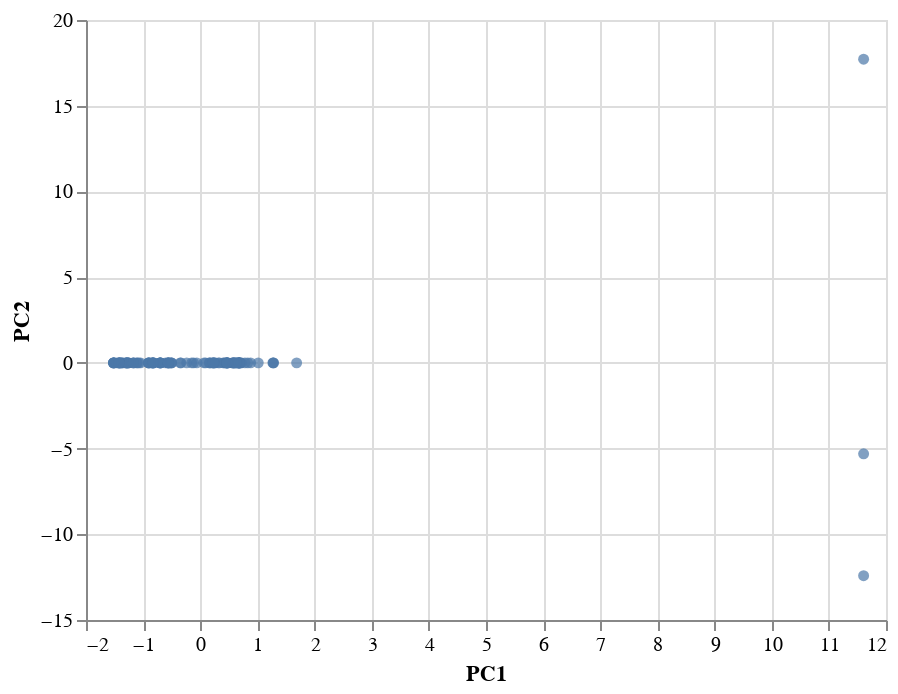

The notebook cell saved with this chart:
### Code cell
# Create a Scatter Plot using altair
alt.Chart(new_crypto_df).mark_circle().encode(
    x='PC1',
    y='PC2',
    tooltip=['CoinName', 'Algorithm', 'TotalCoinsMined', 'MaxSupply']
)

### Figure 1 — Vega-Lite specification as saved in the notebook (floating-point values rounded to 4 significant figures)
{"config": {"view": {"continuousWidth": 400, "continuousHeight": 300}}, "data": {"name": "data-ae53b072c123695663ebed1de9f78801"}, "mark": "circle", "encoding": {"tooltip": [{"type": "nominal", "field": "CoinName"}, {"type": "nominal", "field": "Algorithm"}, {"type": "quantitative", "field": "TotalCoinsMined"}, {"type": "quantitative", "field": "MaxSupply"}], "x": {"type": "quantitative", "field": "PC1"}, "y": {"type": "quantitative", "field": "PC2"}}, "$schema": "https://vega.github.io/schema/vega-lite/v4.8.1.json", "datasets": {"data-ae53b072c123695663ebed1de9f78801": [{"Algorithm": "Scrypt", "ProofType": "PoW/PoS", "TotalCoinsMined": 3380000.0, "MaxSupply": -1, "CoinName": "NovaCoin", "target": 0, "PC1": 0.224, "PC2": -3.063e-15, "PC3": 2.485e-14}, {"Algorithm": "PoS", "ProofType": "PoS", "TotalCoinsMined": 6163000000.0, "MaxSupply": 0, "CoinName": "NuShares", "target": 0, "PC1": 0.5586, "PC2": -5.575e-16, "PC3": 3.923e-14}, {"Algorithm": "Scrypt", "ProofType": "PoW", "TotalCoinsMined": 82910000.0, "MaxSupply": -1, "CoinName": "MonaCoin", "target": 0, "PC1": -0.5617, "PC2": 5.349e-15, "PC3": -1.608e-14}, {"Algorithm": "X13", "ProofType": "PoW/PoS", "TotalCoinsMined": 185400.0, "MaxSupply": 0, "CoinName": "Triangles Coin", "target": 0, "PC1": 0.4192, "PC2": -4.71e-15, "PC3": 2.303e-14}, {"Algorithm": "Scrypt", "ProofType": "PoC", "TotalCoinsMined": 2147483647, "MaxSupply": -1, "CoinName": "SafeExchangeCoin", "target": 0, "PC1": 0.1604, "PC2": -3.467e-15, "PC3": 2.379e-14}, {"Algorithm": "Scrypt", "ProofType": "PoW", "TotalCoinsMined": 872830, "MaxSupply": 0, "CoinName": "CometCoin", "target": 0, "PC1": -0.6061, "PC2": 7.418e-15, "PC3": -2.085e-14}, {"Algorithm": "X11", "ProofType": "TPoS", "TotalCoinsMined": 123200000.0, "MaxSupply": -1, "CoinName": "Stakenet", "target": 0, "PC1": 0.4914, "PC2": -8.726e-15, "PC3": 4.525e-14}, {"Algorithm": "Scrypt", "ProofType": "PoW/PoS", "TotalCoinsMined": 1000000000, "MaxSupply": -1, "CoinName": "OpenChat", "target": 0, "PC1": 0.3192, "PC2": -2.744e-15, "PC3": 2.88e-14}, {"Algorithm": "RandomX", "ProofType": "PoW", "TotalCoinsMined": 74760000.0, "MaxSupply": 105000000, "CoinName": "Quantum Resistant Ledger", "target": 0, "PC1": -1.348, "PC2": 1.265e-15, "PC3": -4.477e-14}, {"Algorithm": "Dagger", "ProofType": "PoA", "TotalCoinsMined": 780254052, "MaxSupply": -1, "CoinName": "Amber", "target": 0, "PC1": 0.881, "PC2": 4.179e-15, "PC3": 5.026e-14}, {"Algorithm": "Equihash", "ProofType": "PoW", "TotalCoinsMined": 10110000000.0, "MaxSupply": 21000000000, "CoinName": "BitcoinZ", "target": 0, "PC1": -1.293, "PC2": 3.889e-15, "PC3": -6.079e-14}, {"Algorithm": "X11", "ProofType": "PoW", "TotalCoinsMined": 188400000.0, "MaxSupply": -1, "CoinName": "Pura", "target": 0, "PC1": -0.3396, "PC2": 1.508e-15, "PC3": 9.45e-16}, {"Algorithm": "Equihash", "ProofType": "PoW", "TotalCoinsMined": 3819000.0, "MaxSupply": 22873588, "CoinName": "Bitcoin Private", "target": 0, "PC1": -1.253, "PC2": -3.965e-15, "PC3": -6.674e-14}, {"Algorithm": "Ethash", "ProofType": "PoW", "TotalCoinsMined": 3023000000.0, "MaxSupply": 6500000000, "CoinName": "Callisto Network", "target": 0, "PC1": -1.1, "PC2": 4.334e-15, "PC3": -5.457e-14}, {"Algorithm": "IMesh", "ProofType": "PoW", "TotalCoinsMined": 25000000, "MaxSupply": 0, "CoinName": "Aidos Kuneen", "target": 0, "PC1": -0.5332, "PC2": -5.597e-16, "PC3": -2.292e-14}, {"Algorithm": "SHA-512", "ProofType": "Zero-Knowledge Proof", "TotalCoinsMined": 1000000000, "MaxSupply": -1, "CoinName": "Kcash", "target": 0, "PC1": 0.6773, "PC2": -1.73e-15, "PC3": 4.297e-14}, {"Algorithm": "Dagger", "ProofType": " PoW/PoS/PoA", "TotalCoinsMined": 62319462900, "MaxSupply": 70000000000, "CoinName": "DAPS Coin", "target": 0, "PC1": 1.686, "PC2": -3.29e-15, "PC3": 6.576e-14}, {"Algorithm": "SPoS", "ProofType": "SPoS", "TotalCoinsMined": 5921004022, "MaxSupply": -1, "CoinName": "V Systems", "target": 0, "PC1": 0.5748, "PC2": -1.471e-14, "PC3": 3.357e-14}, {"Algorithm": "CryptoNight", "ProofType": "PoW", "TotalCoinsMined": 1400222610, "MaxSupply": -1, "CoinName": "Beldex", "target": 0, "PC1": -0.8247, "PC2": 4.669e-15, "PC3": -3.296e-14}, {"Algorithm": "X16RT", "ProofType": "PoW/PoS", "TotalCoinsMined": 117400000.0, "MaxSupply": 300000000, "CoinName": "VEIL", "target": 0, "PC1": 0.7815, "PC2": -6.044e-15, "PC3": 4.723e-14}, {"Algorithm": "C31", "ProofType": "PoW", "TotalCoinsMined": 10770000.0, "MaxSupply": 20000000, "CoinName": "MimbleWimbleCoin", "target": 0, "PC1": -1.297, "PC2": -5.513e-15, "PC3": -6.96e-14}, {"Algorithm": "X16R", "ProofType": "PoW", "TotalCoinsMined": 9068445000, "MaxSupply": 21000000000, "CoinName": "Ravencoin Classic", "target": 0, "PC1": -1.385, "PC2": -3.246e-16, "PC3": -6.369e-14}, {"Algorithm": "ECC 256K1", "ProofType": "DPOS", "TotalCoinsMined": 1000000000, "MaxSupply": -1, "CoinName": "Acute Angle Cloud", "target": 0, "PC1": 0.5914, "PC2": 1.235e-16, "PC3": 4.413e-14}, {"Algorithm": "Scrypt", "ProofType": "PoW", "TotalCoinsMined": 100000000, "MaxSupply": -1, "CoinName": "Primas", "target": 0, "PC1": -0.5617, "PC2": 9.655e-15, "PC3": -1.313e-14}, {"Algorithm": "Scrypt", "ProofType": "PoW/PoS", "TotalCoinsMined": 19460000.0, "MaxSupply": 21000000, "CoinName": "Auroracoin", "target": 0, "PC1": -0.1505, "PC2": -1.367e-15, "PC3": -2.052e-15}, {"Algorithm": "HEX", "ProofType": "PoW/PoS", "TotalCoinsMined": 8830765, "MaxSupply": 0, "CoinName": "XDNA", "target": 0, "PC1": 0.4004, "PC2": -3.19e-15, "PC3": 2.611e-14}, {"Algorithm": "SHA-256", "ProofType": "PoW", "TotalCoinsMined": 1000000000000.0, "MaxSupply": 1000000000000.0, "CoinName": "Wibcoin", "target": 0, "PC1": -1.412, "PC2": 1.173e-14, "PC3": -7.643e-14}, {"Algorithm": "POS 3.0", "ProofType": "PoS", "TotalCoinsMined": 21880393, "MaxSupply": 25000000, "CoinName": "TokenPay", "target": 0, "PC1": 1.28, "PC2": -1.707e-14, "PC3": 8.76e-14}, {"Algorithm": "CryptoNight-Heavy", "ProofType": "PoW", "TotalCoinsMined": 15240000.0, "MaxSupply": -1, "CoinName": "Haven Protocol", "target": 0, "PC1": -0.7045, "PC2": 1.814e-15, "PC3": -2.341e-14}, {"Algorithm": "Ethash", "ProofType": "PoW", "TotalCoinsMined": 227600000.0, "MaxSupply": -1, "CoinName": "EtherZero", "target": 0, "PC1": -0.6922, "PC2": -1.759e-17, "PC3": -1.937e-14}, {"Algorithm": "Quark", "ProofType": "PoW/PoS", "TotalCoinsMined": 273900000.0, "MaxSupply": -1, "CoinName": "QuarkCoin", "target": 0, "PC1": 0.4703, "PC2": -4.964e-15, "PC3": 3.776e-14}, {"Algorithm": "CryptoNight-Lite", "ProofType": "PoW", "TotalCoinsMined": 17940000.0, "MaxSupply": -1, "CoinName": "AEON", "target": 0, "PC1": -0.7045, "PC2": 2.122e-15, "PC3": -2.501e-14}, {"Algorithm": "Equihash", "ProofType": "mPoW", "TotalCoinsMined": 38361740, "MaxSupply": 84096000, "CoinName": "TENT", "target": 0, "PC1": -0.502, "PC2": 3.153e-15, "PC3": -2.036e-14}, {"Algorithm": "DPoS", "ProofType": "DPoS", "TotalCoinsMined": 1122000000.0, "MaxSupply": -1, "CoinName": "Oxycoin", "target": 0, "PC1": 0.6801, "PC2": -4.142e-15, "PC3": 4.838e-14}, {"Algorithm": "PoS", "ProofType": "PoS", "TotalCoinsMined": 1000000000, "MaxSupply": -1, "CoinName": "Anchor Protocol", "target": 0, "PC1": 0.6043, "PC2": -3.016e-15, "PC3": 4.362e-14}, {"Algorithm": "SHA-256", "ProofType": "PoW", "TotalCoinsMined": 64470000.0, "MaxSupply": 66000000, "CoinName": "Arweave", "target": 0, "PC1": -1.412, "PC2": 1.304e-14, "PC3": -7.581e-14}, {"Algorithm": "SPL Token", "ProofType": "PoH", "TotalCoinsMined": 75000000, "MaxSupply": 10000000000, "CoinName": "MAPS", "target": 1, "PC1": 11.61, "PC2": -12.41, "PC3": -13.29}, {"Algorithm": "Equihash", "ProofType": "dPoW", "TotalCoinsMined": 186300000.0, "MaxSupply": 200000000, "CoinName": "Pirate Chain", "target": 0, "PC1": -0.506, "PC2": 5.176e-15, "PC3": -3.705e-14}, {"Algorithm": "Equihash", "ProofType": "PoW", "TotalCoinsMined": 30886000, "MaxSupply": 0, "CoinName": "Bithereum", "target": 0, "PC1": -0.8396, "PC2": 2.823e-15, "PC3": -3.444e-14}, {"Algorithm": "Ethash", "ProofType": "PoW/PoS", "TotalCoinsMined": 8553000000.0, "MaxSupply": -1, "CoinName": "BeforeCoinMarketCap", "target": 0, "PC1": 0.09352, "PC2": -4.093e-15, "PC3": 2.051e-14}, {"Algorithm": "Equihash", "ProofType": "PoW/PoS", "TotalCoinsMined": 440000000, "MaxSupply": 210000000, "CoinName": "Zelcash", "target": 0, "PC1": -0.2376, "PC2": -2.871e-15, "PC3": -1.061e-14}, {"Algorithm": "SHA-256", "ProofType": "PoW", "TotalCoinsMined": 2009.0, "MaxSupply": 21000000, "CoinName": "Smart Bitcoin", "target": 0, "PC1": -1.276, "PC2": 4.022e-15, "PC3": -5.999e-14}, {"Algorithm": "Scrypt", "ProofType": "Auxpow", "TotalCoinsMined": 99864212, "MaxSupply": 107364500, "CoinName": "Canada eCoin", "target": 0, "PC1": 0.1809, "PC2": -8.798e-15, "PC3": 1.514e-14}, {"Algorithm": "Eaglesong", "ProofType": "PoW", "TotalCoinsMined": 33490000000.0, "MaxSupply": -1, "CoinName": "Nervos Network", "target": 0, "PC1": -0.7045, "PC2": 1.308e-14, "PC3": -2.066e-14}, {"Algorithm": "Blake2B + SHA3", "ProofType": "PoW", "TotalCoinsMined": 415500000.0, "MaxSupply": 2040000000, "CoinName": "Handshake", "target": 0, "PC1": -1.516, "PC2": 1.492e-14, "PC3": -9.897e-14}, {"Algorithm": "SHA-256", "ProofType": "PoW", "TotalCoinsMined": 21000000, "MaxSupply": 21000000, "CoinName": "UnitedBitcoin", "target": 0, "PC1": -1.276, "PC2": 5.689e-15, "PC3": -6.451e-14}, {"Algorithm": "IMesh", "ProofType": "DPoS+dBFT", "TotalCoinsMined": 763600000.0, "MaxSupply": 1000000000, "CoinName": "INT", "target": 0, "PC1": 0.4358, "PC2": -4.137e-15, "PC3": 1.347e-14}, {"Algorithm": "Scrypt", "ProofType": "PoST", "TotalCoinsMined": 33960000.0, "MaxSupply": -1, "CoinName": "VeriCoin", "target": 0, "PC1": 0.1604, "PC2": 7.541e-16, "PC3": 2.456e-14}, {"Algorithm": "SHA-256", "ProofType": "PoW/PoS", "TotalCoinsMined": 47970000.0, "MaxSupply": -1, "CoinName": "Emercoin", "target": 0, "PC1": -0.116, "PC2": 1.666e-15, "PC3": 4.841e-15}, {"Algorithm": "Scrypt", "ProofType": "PoW", "TotalCoinsMined": 139500000.0, "MaxSupply": 160000000, "CoinName": "Flo", "target": 0, "PC1": -0.9053, "PC2": 5.195e-15, "PC3": -4.137e-14}, {"Algorithm": "Scrypt", "ProofType": "PoW/PoS", "TotalCoinsMined": 226600000.0, "MaxSupply": 420000000, "CoinName": "PotCoin", "target": 0, "PC1": 0.2657, "PC2": -3.893e-16, "PC3": 1.916e-14}, {"Algorithm": "Multiple", "ProofType": "PoW", "TotalCoinsMined": 1773000000.0, "MaxSupply": -1, "CoinName": "Circuits of Value", "target": 0, "PC1": -0.8772, "PC2": 2.713e-15, "PC3": -2.655e-14}, {"Algorithm": "Scrypt", "ProofType": "PoW", "TotalCoinsMined": 23170000.0, "MaxSupply": -1, "CoinName": "ViaCoin", "target": 0, "PC1": -0.5617, "PC2": -3.278e-15, "PC3": -1.454e-14}, {"Algorithm": "TRC-10", "ProofType": "DPoS", "TotalCoinsMined": 990000000000.0, "MaxSupply": -1, "CoinName": "BitTorrent", "target": 0, "PC1": 0.6641, "PC2": -1.565e-14, "PC3": 4.25e-14}, {"Algorithm": "Autolykos", "ProofType": "PoW", "TotalCoinsMined": 42393669, "MaxSupply": 97740000.0, "CoinName": "Ergo", "target": 0, "PC1": -1.516, "PC2": 1.309e-14, "PC3": -7.639e-14}, {"Algorithm": "X16R", "ProofType": "PoW", "TotalCoinsMined": 108740870, "MaxSupply": 210000000, "CoinName": "Genix", "target": 0, "PC1": -1.116, "PC2": 2.855e-15, "PC3": -5.61e-14}, {"Algorithm": "Equihash", "ProofType": "PoW", "TotalCoinsMined": 69530000.0, "MaxSupply": 262800000, "CoinName": "Beam", "target": 0, "PC1": -1.253, "PC2": 8.683e-15, "PC3": -6.043e-14}, {"Algorithm": "NeoScrypt", "ProofType": "PoW", "TotalCoinsMined": 248900000.0, "MaxSupply": 336000000, "CoinName": "FeatherCoin", "target": 0, "PC1": -1.516, "PC2": 3.899e-15, "PC3": -7.993e-14}, {"Algorithm": "Lyra2REv2", "ProofType": "PoW", "TotalCoinsMined": 61580000.0, "MaxSupply": 84000000, "CoinName": "Vertcoin", "target": 0, "PC1": -1.075, "PC2": 3.504e-15, "PC3": -4.621e-14}, {"Algorithm": "Multiple", "ProofType": "PoW", "TotalCoinsMined": 16480000000.0, "MaxSupply": 16555000000, "CoinName": "Verge", "target": 0, "PC1": -1.375, "PC2": 1.02e-14, "PC3": -5.373e-14}, {"Algorithm": "DPoS", "ProofType": "PoS", "TotalCoinsMined": 184100000.0, "MaxSupply": -1, "CoinName": "Rise", "target": 0, "PC1": 0.7147, "PC2": -6.308e-17, "PC3": 5.698e-14}, {"Algorithm": "Proof-of-Authority", "ProofType": "PoA", "TotalCoinsMined": 291200000.0, "MaxSupply": -1, "CoinName": "Poa Network", "target": 0, "PC1": 0.6785, "PC2": -3.03e-15, "PC3": 5.917e-14}, {"Algorithm": "X13", "ProofType": "PoW/PoS", "TotalCoinsMined": 71510000.0, "MaxSupply": -1, "CoinName": "NavCoin", "target": 0, "PC1": 0.4635, "PC2": -6.168e-15, "PC3": 3.429e-14}, {"Algorithm": "Equihash", "ProofType": "PoW", "TotalCoinsMined": 11520000.0, "MaxSupply": 21000000, "CoinName": "ZCash", "target": 0, "PC1": -1.17, "PC2": 3.585e-15, "PC3": -5.53e-14}, {"Algorithm": "Scrypt", "ProofType": "PoW/PoS", "TotalCoinsMined": 938779430, "MaxSupply": 1000000000, "CoinName": "WhiteCoin", "target": 0, "PC1": 0.336, "PC2": -2.193e-15, "PC3": 2.654e-14}, {"Algorithm": "Leased POS", "ProofType": "LPoS", "TotalCoinsMined": 106046626, "MaxSupply": -1, "CoinName": "Waves", "target": 0, "PC1": 0.5748, "PC2": -9.715e-15, "PC3": 4.187e-14}, {"Algorithm": "VeChainThor Authority", "ProofType": "Proof of Authority", "TotalCoinsMined": 85985041177, "MaxSupply": 86712634466, "CoinName": "VeChain", "target": 2, "PC1": 11.61, "PC2": 17.72, "PC3": -4.105}, {"Algorithm": "Dagger-Hashimoto", "ProofType": "PoW", "TotalCoinsMined": 51070000.0, "MaxSupply": -1, "CoinName": "Ubiq", "target": 0, "PC1": -0.7045, "PC2": 9.04e-15, "PC3": -1.857e-14}, {"Algorithm": "SHA-256", "ProofType": "PoW", "TotalCoinsMined": 618200000.0, "MaxSupply": 888000000, "CoinName": "SysCoin", "target": 0, "PC1": -1.412, "PC2": 1.235e-14, "PC3": -7.272e-14}, {"Algorithm": "X13", "ProofType": "PoS", "TotalCoinsMined": 134883278, "MaxSupply": -1, "CoinName": "Stratis", "target": 0, "PC1": 0.6307, "PC2": -6.146e-15, "PC3": 4.705e-14}, {"Algorithm": "PoS", "ProofType": "PoW", "TotalCoinsMined": 387100000.0, "MaxSupply": -1, "CoinName": "Steem", "target": 0, "PC1": -0.35, "PC2": 3.485e-15, "PC3": -3.918e-15}, {"Algorithm": "KECCAK", "ProofType": "PoW", "TotalCoinsMined": 2714000000.0, "MaxSupply": 5000000000, "CoinName": "SmartCash", "target": 0, "PC1": -1.516, "PC2": 5.371e-15, "PC3": -7.776e-14}, {"Algorithm": "X11GOST", "ProofType": "PoW", "TotalCoinsMined": 19380000.0, "MaxSupply": 21000000, "CoinName": "SibCoin", "target": 0, "PC1": -1.263, "PC2": 7.713e-16, "PC3": -6.214e-14}, {"Algorithm": "Blake2b", "ProofType": "PoW", "TotalCoinsMined": 48657262992, "MaxSupply": -1, "CoinName": "Siacoin", "target": 0, "PC1": -0.8247, "PC2": -3.276e-15, "PC3": -3.23e-14}, {"Algorithm": "DPoS", "ProofType": "DPoS", "TotalCoinsMined": 14838303, "MaxSupply": -1, "CoinName": "Shift", "target": 0, "PC1": 0.6801, "PC2": 3.478e-15, "PC3": 5.083e-14}, {"Algorithm": "Scrypt", "ProofType": "PoW/PoS", "TotalCoinsMined": 1034000.0, "MaxSupply": -1, "CoinName": "SaluS", "target": 0, "PC1": 0.224, "PC2": -6.285e-15, "PC3": 2.291e-14}, {"Algorithm": "POS 3.0", "ProofType": "PoS", "TotalCoinsMined": 103693426, "MaxSupply": 107800000.0, "CoinName": "QTUM", "target": 0, "PC1": 1.28, "PC2": -1.387e-14, "PC3": 8.668e-14}, {"Algorithm": "Quark", "ProofType": "PoW/PoS", "TotalCoinsMined": 66930000.0, "MaxSupply": -1, "CoinName": "Private Instant Verified Transaction", "target": 0, "PC1": 0.4703, "PC2": -9.335e-15, "PC3": 3.717e-14}, {"Algorithm": "VBFT", "ProofType": "PoS", "TotalCoinsMined": 1000000000, "MaxSupply": -1, "CoinName": "Ontology", "target": 0, "PC1": 0.6804, "PC2": -9.288e-15, "PC3": 4.613e-14}, {"Algorithm": "PoS", "ProofType": "PoS/LPoS", "TotalCoinsMined": 999000000.0, "MaxSupply": 1000000000, "CoinName": "Nxt", "target": 0, "PC1": 0.6428, "PC2": -5.017e-16, "PC3": 3.64e-14}, {"Algorithm": "SHA3", "ProofType": "PoW/nPoS", "TotalCoinsMined": 71430000.0, "MaxSupply": 78000000, "CoinName": "Nexus", "target": 3, "PC1": 11.61, "PC2": -5.302, "PC3": 17.39}, {"Algorithm": "Blake2b", "ProofType": "PoW", "TotalCoinsMined": 133248290, "MaxSupply": 133248290, "CoinName": "Nano", "target": 0, "PC1": -1.297, "PC2": -9.106e-16, "PC3": -6.072e-14}, {"Algorithm": "SHA-256", "ProofType": "PoW", "TotalCoinsMined": 17680875, "MaxSupply": -1, "CoinName": "Namecoin", "target": 0, "PC1": -0.9017, "PC2": 2.118e-15, "PC3": -3.32e-14}, {"Algorithm": "RandomX", "ProofType": "PoW", "TotalCoinsMined": 17980000.0, "MaxSupply": -1, "CoinName": "Monero", "target": 0, "PC1": -0.8347, "PC2": 3.615e-15, "PC3": -2.713e-14}, {"Algorithm": "Scrypt", "ProofType": "PoW", "TotalCoinsMined": 39640000.0, "MaxSupply": 42000000, "CoinName": "MegaCoin", "target": 0, "PC1": -0.9053, "PC2": 4.658e-15, "PC3": -3.997e-14}, {"Algorithm": "Scrypt", "ProofType": "PoW", "TotalCoinsMined": 68430000.0, "MaxSupply": 84000000, "CoinName": "Litecoin", "target": 0, "PC1": -0.8105, "PC2": 2.178e-15, "PC3": -3.572e-14}, {"Algorithm": "DPoS", "ProofType": "DPoS", "TotalCoinsMined": 144819794, "MaxSupply": -1, "CoinName": "Lisk", "target": 0, "PC1": 0.6801, "PC2": 3.716e-15, "PC3": 5.076e-14}, {"Algorithm": "Equihash", "ProofType": "dPoW/PoW", "TotalCoinsMined": 129500000.0, "MaxSupply": 200000000, "CoinName": "Komodo", "target": 0, "PC1": -0.506, "PC2": -1.94e-15, "PC3": -3.03e-14}, {"Algorithm": "X11", "ProofType": "PoW/PoS", "TotalCoinsMined": 19080000.0, "MaxSupply": 22000000, "CoinName": "IOCoin", "target": 0, "PC1": 0.5967, "PC2": -4.769e-15, "PC3": 3.788e-14}, {"Algorithm": "Loopchain", "ProofType": "PoS", "TotalCoinsMined": 902700000.0, "MaxSupply": -1, "CoinName": "ICON Project", "target": 0, "PC1": 0.7156, "PC2": -1.005e-14, "PC3": 5.094e-14}, {"Algorithm": "BLAKE256", "ProofType": "PoW/PoS", "TotalCoinsMined": 45070000.0, "MaxSupply": 84000000, "CoinName": "HyperCash", "target": 0, "PC1": 0.06494, "PC2": 4.677e-15, "PC3": 9.021e-15}, {"Algorithm": "Equihash", "ProofType": "PoW", "TotalCoinsMined": 11470000.0, "MaxSupply": 21000000, "CoinName": "Horizen", "target": 0, "PC1": -1.17, "PC2": 1.972e-15, "PC3": -5.592e-14}, {"Algorithm": "Scrypt", "ProofType": "PoW", "TotalCoinsMined": 540300000.0, "MaxSupply": 1680000000, "CoinName": "Gulden", "target": 0, "PC1": -0.9053, "PC2": 5.135e-15, "PC3": -3.95e-14}, {"Algorithm": "Groestl", "ProofType": "PoW", "TotalCoinsMined": 78290000.0, "MaxSupply": 105000000, "CoinName": "Groestlcoin", "target": 0, "PC1": -1.469, "PC2": 6.082e-15, "PC3": -4.005e-14}, {"Algorithm": "MTP", "ProofType": "PoW", "TotalCoinsMined": 12250000.0, "MaxSupply": 21400000, "CoinName": "Firo", "target": 0, "PC1": -1.516, "PC2": 4.167e-15, "PC3": -7.705e-14}, {"Algorithm": "Ethash", "ProofType": "PoW", "TotalCoinsMined": 34700000.0, "MaxSupply": 100000000, "CoinName": "Expanse", "target": 0, "PC1": -0.8353, "PC2": 3.49e-15, "PC3": -3.472e-14}, {"Algorithm": "Ethash", "ProofType": "PoW", "TotalCoinsMined": 117300000.0, "MaxSupply": -1, "CoinName": "Ethereum", "target": 0, "PC1": -0.6922, "PC2": -3.69e-16, "PC3": -2.188e-14}, {"Algorithm": "DPoS", "ProofType": "DPoS", "TotalCoinsMined": 1033000000.0, "MaxSupply": -1, "CoinName": "EOS", "target": 0, "PC1": 0.6801, "PC2": 3.375e-15, "PC3": 5.173e-14}, {"Algorithm": "Scrypt", "ProofType": "PoW", "TotalCoinsMined": 222000000.0, "MaxSupply": -1, "CoinName": "Einsteinium", "target": 0, "PC1": -0.5617, "PC2": 1.968e-15, "PC3": -1.367e-14}, {"Algorithm": "Scrypt", "ProofType": "PoW", "TotalCoinsMined": 131000000000.0, "MaxSupply": -1, "CoinName": "Dogecoin", "target": 0, "PC1": -0.5617, "PC2": 2.692e-15, "PC3": -1.419e-14}, {"Algorithm": "BMW512 / Echo512", "ProofType": "PoW/PoS", "TotalCoinsMined": 8056000000.0, "MaxSupply": -1, "CoinName": "DigitalNote", "target": 0, "PC1": 0.4665, "PC2": -1.186e-14, "PC3": 3.901e-14}, {"Algorithm": "Multiple", "ProofType": "PoW", "TotalCoinsMined": 14630000000.0, "MaxSupply": 21000000000, "CoinName": "DigiByte", "target": 0, "PC1": -1.375, "PC2": 5.551e-15, "PC3": -5.678e-14}, {"Algorithm": "BLAKE256", "ProofType": "PoW/PoS", "TotalCoinsMined": 13270000.0, "MaxSupply": 21000000, "CoinName": "Decred", "target": 0, "PC1": -0.06083, "PC2": 5.689e-15, "PC3": -5.79e-16}, {"Algorithm": "X11", "ProofType": "PoW/PoSe", "TotalCoinsMined": 10320000.0, "MaxSupply": 18900000, "CoinName": "Dash", "target": 0, "PC1": 0.8304, "PC2": -1.078e-14, "PC3": 4.288e-14}, {"Algorithm": "X13", "ProofType": "PoW/PoS", "TotalCoinsMined": 5693000.0, "MaxSupply": -1, "CoinName": "CloakCoin", "target": 0, "PC1": 0.4635, "PC2": -6.942e-15, "PC3": 3.466e-14}, {"Algorithm": "Ouroboros", "ProofType": "PoS", "TotalCoinsMined": 32340000000.0, "MaxSupply": 45000000000, "CoinName": "Cardano", "target": 0, "PC1": 1.27, "PC2": -1.621e-14, "PC3": 7.497e-14}, {"Algorithm": "Tensority", "ProofType": "PoW", "TotalCoinsMined": 1700000000.0, "MaxSupply": 210000000, "CoinName": "Bytom", "target": 0, "PC1": -1.044, "PC2": 2.435e-15, "PC3": -4.697e-14}, {"Algorithm": "CryptoNight", "ProofType": "PoW", "TotalCoinsMined": 184500000000.0, "MaxSupply": 184470000000, "CoinName": "ByteCoin", "target": 0, "PC1": -1.297, "PC2": -1.672e-14, "PC3": -6.603e-14}, {"Algorithm": "Quark", "ProofType": "PoW/PoS", "TotalCoinsMined": 7996000.0, "MaxSupply": -1, "CoinName": "BlockNet", "target": 0, "PC1": 0.4703, "PC2": -9.463e-15, "PC3": 3.754e-14}, {"Algorithm": "Scrypt", "ProofType": "PoS", "TotalCoinsMined": 60870000.0, "MaxSupply": 100000000, "CoinName": "BlackCoin", "target": 0, "PC1": 0.248, "PC2": -3.539e-15, "PC3": 2.352e-14}, {"Algorithm": "SHA-512", "ProofType": "DPoS", "TotalCoinsMined": 2994000000.0, "MaxSupply": 3600570502, "CoinName": "Bitshares", "target": 0, "PC1": 1.014, "PC2": 5.896e-16, "PC3": 5.691e-14}, {"Algorithm": "SHA-256", "ProofType": "PoW", "TotalCoinsMined": 18830000.0, "MaxSupply": 21000000.0, "CoinName": "Bitcoin SV", "target": 0, "PC1": -1.424, "PC2": 5.4e-15, "PC3": -7.454e-14}, {"Algorithm": "Equihash", "ProofType": "PoW", "TotalCoinsMined": 18820000.0, "MaxSupply": 21000000, "CoinName": "Bitcoin Gold", "target": 0, "PC1": -1.17, "PC2": 2.507e-15, "PC3": -5.304e-14}, {"Algorithm": "X13", "ProofType": "PoW/PoS", "TotalCoinsMined": 201122625, "MaxSupply": 210000000, "CoinName": "Bitcoin Diamond", "target": 0, "PC1": 0.2355, "PC2": -8.281e-15, "PC3": 1.522e-14}, {"Algorithm": "SHA-256", "ProofType": "PoW", "TotalCoinsMined": 18830000.0, "MaxSupply": 21000000.0, "CoinName": "Bitcoin Cash", "target": 0, "PC1": -1.424, "PC2": 5.016e-15, "PC3": -7.432e-14}, {"Algorithm": "SHA-256", "ProofType": "PoW", "TotalCoinsMined": 18802750, "MaxSupply": 21000000.0, "CoinName": "Bitcoin", "target": 0, "PC1": -1.424, "PC2": 4.155e-15, "PC3": -7.484e-14}, {"Algorithm": "BEP-2", "ProofType": "PoSA", "TotalCoinsMined": 168100000.0, "MaxSupply": -1, "CoinName": "Binance Coin", "target": 0, "PC1": 0.5748, "PC2": 4.477e-15, "PC3": 4.017e-14}, {"Algorithm": "DPoS", "ProofType": "DPoS", "TotalCoinsMined": 159600000.0, "MaxSupply": -1, "CoinName": "ARK", "target": 0, "PC1": 0.6801, "PC2": 2.688e-15, "PC3": 5.154e-14}, {"Algorithm": "Equihash210,9", "ProofType": "PoW/PoS", "TotalCoinsMined": 495239558, "MaxSupply": -1, "CoinName": "Aion", "target": 0, "PC1": 0.4665, "PC2": 1.422e-15, "PC3": 4.112e-14}, {"Algorithm": "DPoS", "ProofType": "DPoS", "TotalCoinsMined": 1000000000, "MaxSupply": 0, "CoinName": "Achain", "target": 0, "PC1": 0.6291, "PC2": 2.178e-16, "PC3": 4.077e-14}, {"Algorithm": "EtcHash", "ProofType": "PoW", "TotalCoinsMined": 128100000.0, "MaxSupply": 210700000, "CoinName": "Ethereum Classic", "target": 0, "PC1": -1.516, "PC2": 9.469e-15, "PC3": -7.645e-14}, {"Algorithm": "Scrypt", "ProofType": "PoW/PoS", "TotalCoinsMined": 30410000000.0, "MaxSupply": -1, "CoinName": "Reddcoin", "target": 0, "PC1": 0.224, "PC2": -2.988e-16, "PC3": 2.375e-14}, {"Algorithm": "C31", "ProofType": "PoW", "TotalCoinsMined": 77340000.0, "MaxSupply": -1, "CoinName": "Grin", "target": 0, "PC1": -0.8247, "PC2": -7.287e-15, "PC3": -3.487e-14}]}}
